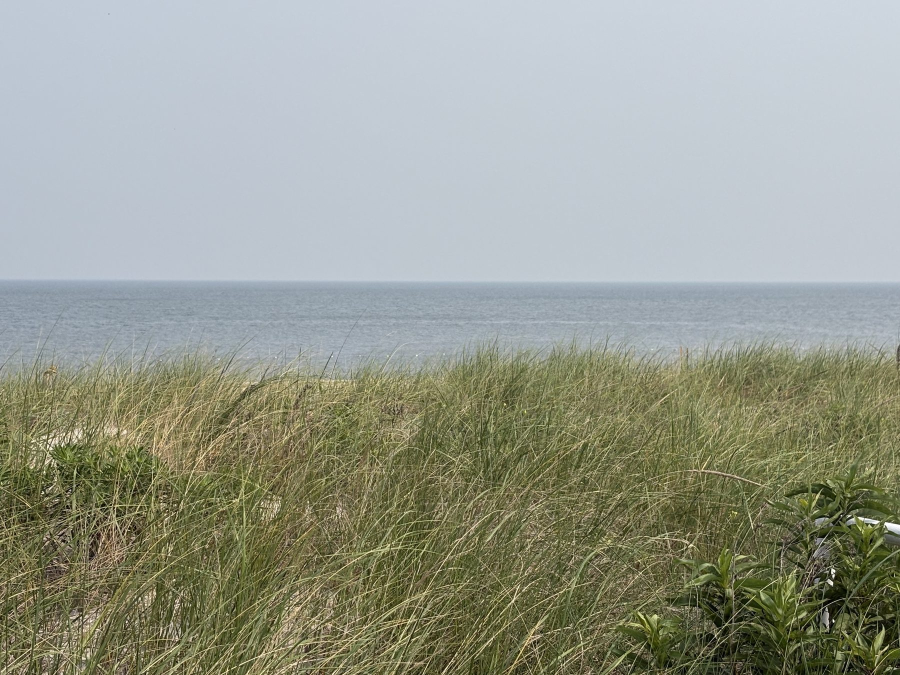
#> input picture images/ocean.jpg, 1800 x 1350 px (shown at 1/2 size)
$ python make-social-card.py
#> lines starting #> are read from the running program, lines starting #| are printed output that depends on the picture
#!/usr/bin/env python3
"""
Draw images/social-card.jpg — the picture that appears when the address of the
site is texted, posted or pasted into a chat.

    python3 tools/make-social-card.py

This script is OPTIONAL. The card it produces is already committed to the
repository, and the preview can be changed without ever running this: put any
picture 1200 x 630 pixels into the images folder and point `preview_image` in
content.md at it. See "The preview card" in README.md.

Run it only to redraw the branded card — after the name changes, say, or to
build the card from a different photograph. Unlike build.py it needs three
libraries that are not otherwise required:

    pip install pillow fonttools brotli

It reads the site's own Lora and Inter fonts out of the fonts folder, and the
site's own colours, so the card looks like the website rather than like a
generic template.
"""

import io
import sys
from pathlib import Path

try:
    from PIL import Image, ImageDraw, ImageFont
    from fontTools.ttLib import TTFont
except ImportError:
    sys.exit(
        "This script needs three extra libraries:\n"
        "    pip install pillow fonttools brotli\n"
        "You do not need them for ordinary editing — see the note at the top\n"
        "of this file for how to change the preview picture without them."
    )

HERE = Path(__file__).resolve().parent.parent
FONTS = HERE / "fonts"
IMAGES = HERE / "images"
OUTPUT = IMAGES / "social-card.jpg"

# --- What the card says --------------------------------------------------
# Keep these in step with the top of content.md.
SOURCE_PHOTO = IMAGES / "ocean.jpg"
NAME = "Abby Stamelman Hocky"
TAGLINE = "Leadership & Organizational Consulting  ·  Spiritual Accompaniment"

# --- Colours, taken from css/styles.css ----------------------------------
SAND = (246, 242, 234)
INK = (44, 40, 35)
INK_SOFT = (87, 80, 71)
CLAY = (154, 79, 53)

# --- Proportions ----------------------------------------------------------
# 1200 x 630 is the size every messaging app and social network expects. At
# that shape the picture is shown whole, instead of being cropped to fit.
W, H = 1200, 630
PANEL_TOP = 366          # the sand band starts here; photograph above it
PAD = 64                 # left and right margin inside the sand band
RULE = 3                 # thickness of the clay line under the photograph


def load_font(woff2_name, size):
    """Read one of the site's own web fonts and hand it to Pillow.

    The fonts are stored as .woff2, which is a compressed wrapper that Pillow
    cannot read directly, so it is unwrapped in memory first. Nothing is
    written to the fonts folder.
    """
    path = FONTS / woff2_name
    if not path.exists():
        sys.exit(f"Cannot find {path}")
    font = TTFont(path)
    font.flavor = None
    buffer = io.BytesIO()
    font.save(buffer)
    buffer.seek(0)
    return ImageFont.truetype(buffer, size)


def text_width(draw, text, font, tracking=0):
    width = draw.textlength(text, font=font)
    return width + tracking * max(len(text) - 1, 0)


def draw_tracked(draw, xy, text, font, fill, tracking):
    """Draw text with extra space between the letters, as the site's CSS does."""
    x, y = xy
    for character in text:
        draw.text((x, y), character, font=font, fill=fill)
        x += draw.textlength(character, font=font) + tracking


def panoramic_crop(photo, width, height):
    """Take a strip of the photograph, centred, at exactly the shape wanted."""
    source = Image.open(photo).convert("RGB")
    wanted = width / height
    have = source.width / source.height
    if have > wanted:                      # too wide: trim the sides
        new_width = round(source.height * wanted)
        left = (source.width - new_width) // 2
        source = source.crop((left, 0, left + new_width, source.height))
    else:                                  # too tall: trim top and bottom
        new_height = round(source.width / wanted)
        # Sit a little above centre, which keeps the horizon in the frame.
        top = round((source.height - new_height) * 0.40)
        source = source.crop((0, top, source.width, top + new_height))
    return source.resize((width, height), Image.LANCZOS)


def main():
    card = Image.new("RGB", (W, H), SAND)
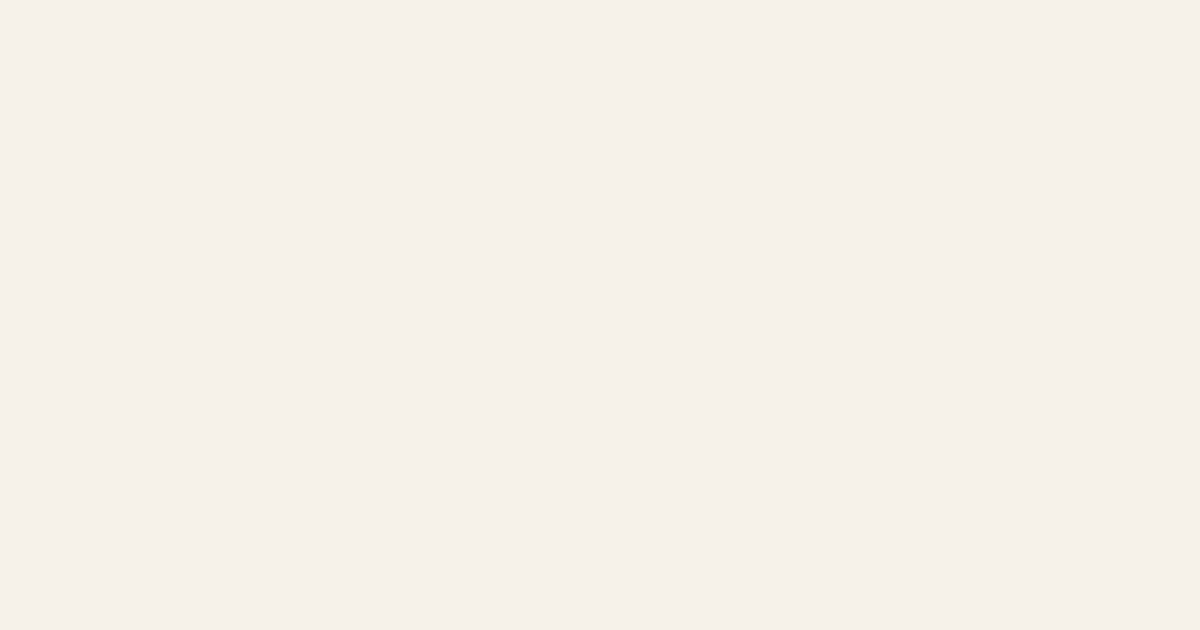
#> card: PIL image 1200x630 RGB; mean R, G, B 246, 242, 234

    # The photograph, as a panoramic strip across the top.
    card.paste(panoramic_crop(SOURCE_PHOTO, W, PANEL_TOP), (0, 0))
#> in panoramic_crop, source is the input picture: PIL image 1800x1350 RGB; mean R, G, B 151.7, 155.9, 143.4
#> in panoramic_crop, `source = source.crop((0, top, source.width, top + new_height))`:
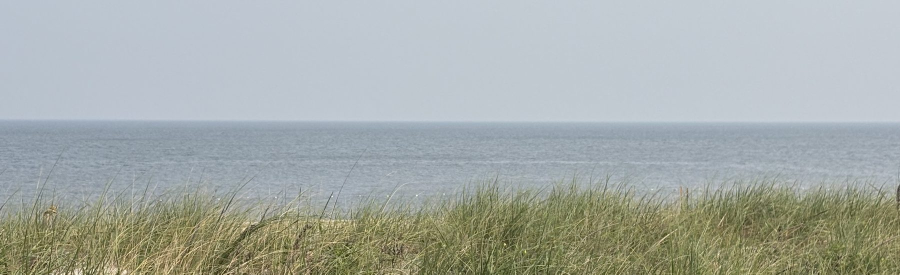
#> source: PIL image 1800x549 RGB (shown at 1/2 size); mean R, G, B 165.8, 172.1, 167.8
#> in panoramic_crop, `return source.resize((width, height), Image.LANCZOS)`:
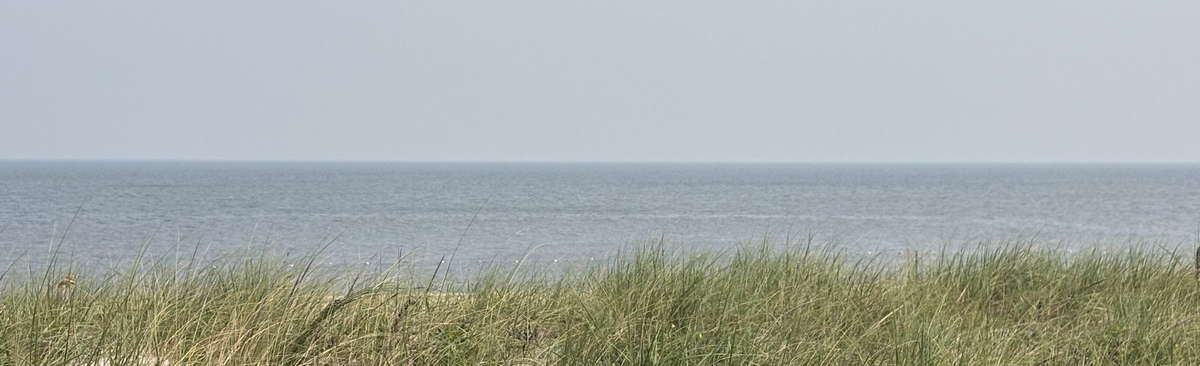
#> returned value: PIL image 1200x366 RGB; mean R, G, B 165.8, 172.1, 167.8
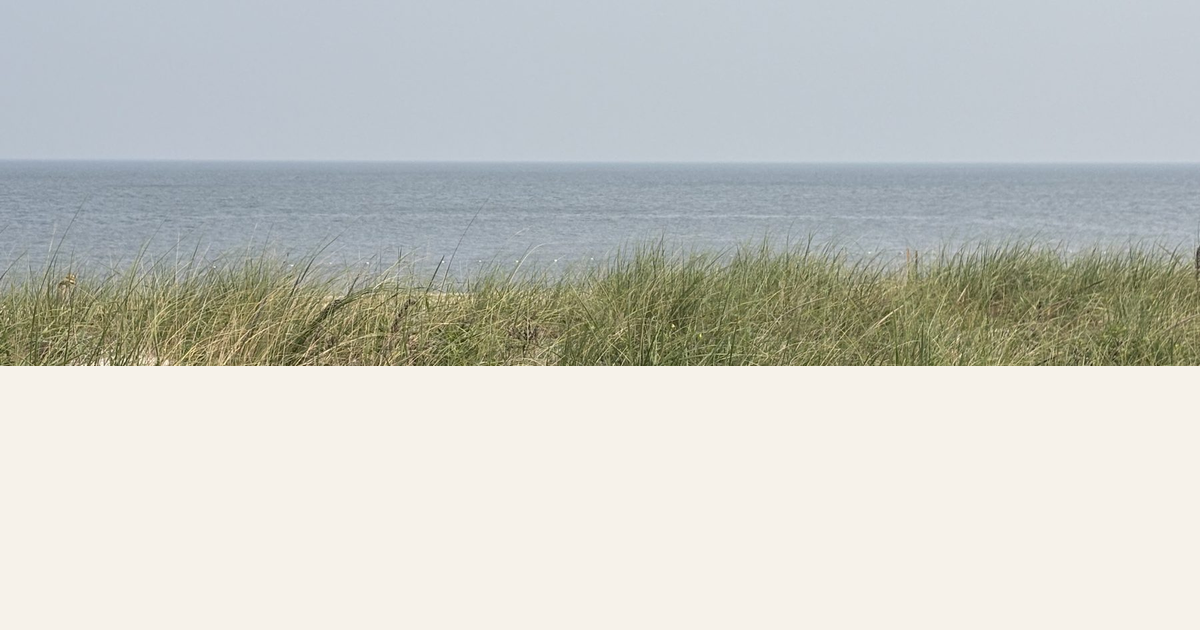
#> card: PIL image 1200x630 RGB; mean R, G, B 199.4, 201.4, 195.5

    draw = ImageDraw.Draw(card)
    draw.rectangle([0, PANEL_TOP, W, PANEL_TOP + RULE], fill=CLAY)

    lora_italic = load_font("lora-latin-500-italic.woff2", 46)
    lora = load_font("lora-latin-500-normal.woff2", 62)
    inter_semibold = load_font("inter-latin-600-normal.woff2", 24)
    inter = load_font("inter-latin-400-normal.woff2", 25)

    # The wordmark: italic "Insights" then spaced-out capitals "LLC",
    # the same pairing as the header of the website.
    y = PANEL_TOP + RULE + 32
    draw.text((PAD, y), "Insights", font=lora_italic, fill=INK)
    mark_width = draw.textlength("Insights", font=lora_italic)
    draw_tracked(
        draw,
        (PAD + mark_width + 16, y + 17),
        "LLC",
        inter_semibold,
        INK_SOFT,
        tracking=3.8,
    )

    y += 76
    draw.text((PAD, y), NAME, font=lora, fill=INK)

    y += 82
    draw.text((PAD, y), TAGLINE, font=inter, fill=INK_SOFT)

    # Quality 88 keeps the file well under the size that messaging apps will
    # bother to download, without visible softening.
    card.save(OUTPUT, "JPEG", quality=88, optimize=True, progressive=True)
    size = OUTPUT.stat().st_size
    print(f"Wrote {OUTPUT.relative_to(HERE)}  ({W}x{H}, {size / 1024:.0f} KB)")


if __name__ == "__main__":
#> (the run stopped early here; a loop or call above may not have finished)

$ run again, with images/headshot.jpg copied over images/ocean.jpg
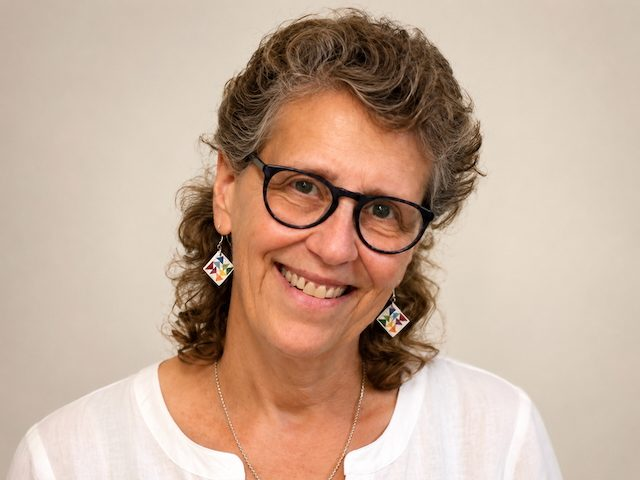
#> input picture images/headshot.jpg, 640 x 480 px
#> in panoramic_crop, source is the input picture: PIL image 640x480 RGB; mean R, G, B 197.4, 170.7, 151.9
#> in panoramic_crop, `source = source.crop((0, top, source.width, top + new_height))`:
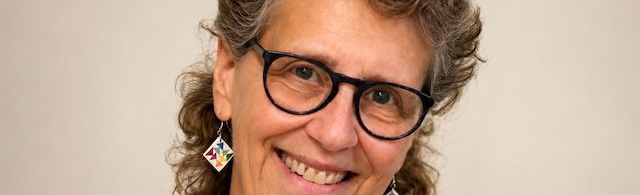
#> source: PIL image 640x195 RGB; mean R, G, B 194.3, 164.5, 144
#> in main, `card.paste(panoramic_crop(SOURCE_PHOTO, W, PANEL_TOP), (0, 0))`:
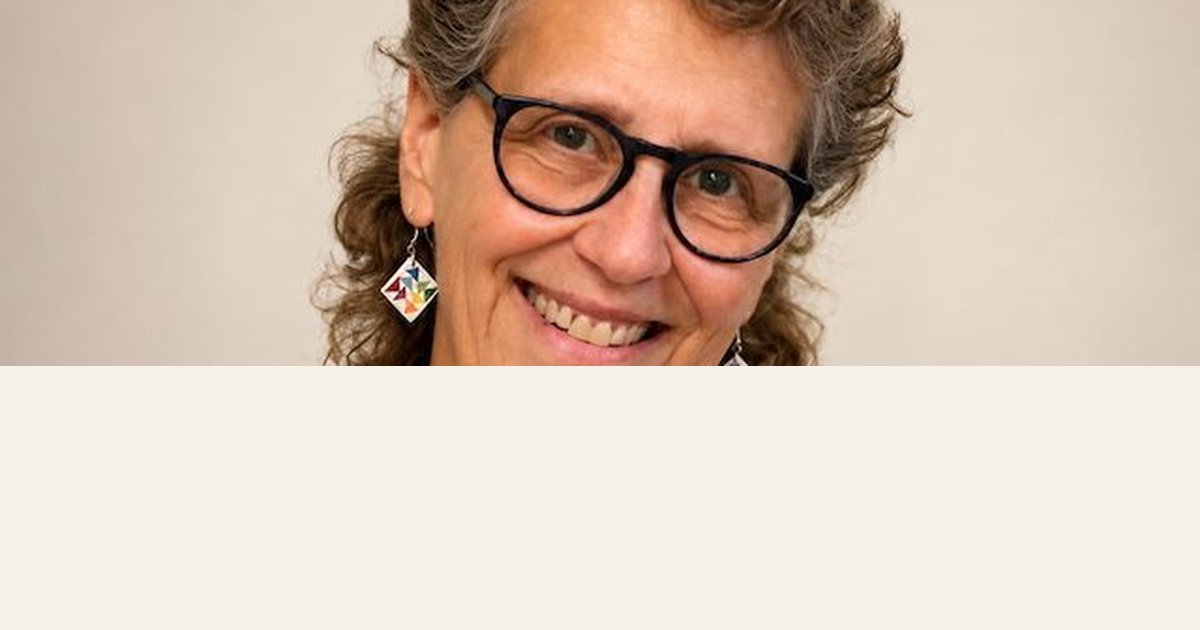
#> card: PIL image 1200x630 RGB; mean R, G, B 215.9, 197, 181.7
